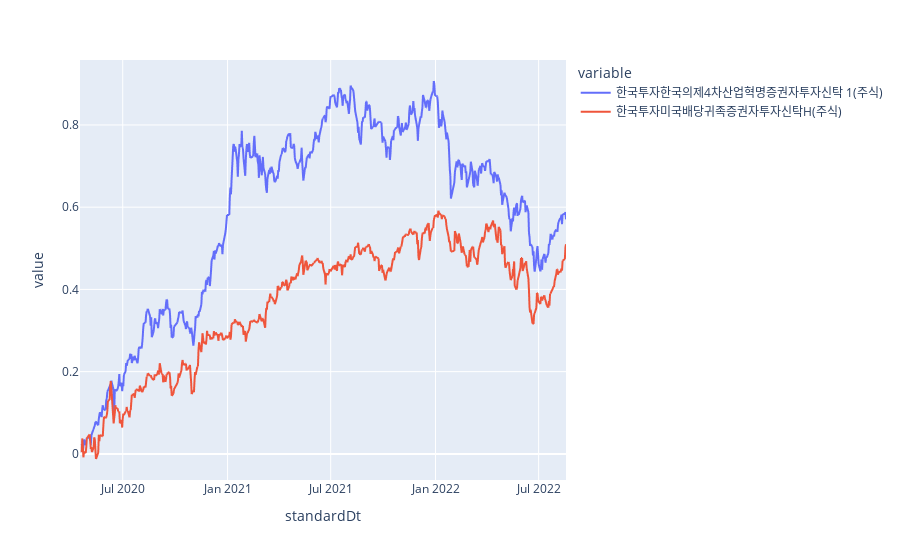

The notebook cell this image was saved under:
### Code cell
px.line(fundAB_cumret_df)

### Figure 1 — Plotly figure (JSON) as saved in the notebook; plotly's stock layout.template omitted (floating-point values rounded to 4 significant figures; data arrays with more than 128 entries replaced by an {"elided": "..."} marker saying what was removed)
{"data": [{"hovertemplate": "variable=한국투자한국의제4차산업혁명증권자투자신탁 1(주식)<br>standardDt=%{x}<br>value=%{y}<extra></extra>", "legendgroup": "한국투자한국의제4차산업혁명증권자투자신탁 1(주식)", "line": {"color": "#636efa", "dash": "solid"}, "marker": {"symbol": "circle"}, "mode": "lines", "name": "한국투자한국의제4차산업혁명증권자투자신탁 1(주식)", "showlegend": true, "type": "scattergl", "x": {"elided": "580 str values"}, "xaxis": "x", "y": {"elided": "580 float values"}, "yaxis": "y"}, {"hovertemplate": "variable=한국투자미국배당귀족증권자투자신탁H(주식)<br>standardDt=%{x}<br>value=%{y}<extra></extra>", "legendgroup": "한국투자미국배당귀족증권자투자신탁H(주식)", "line": {"color": "#EF553B", "dash": "solid"}, "marker": {"symbol": "circle"}, "mode": "lines", "name": "한국투자미국배당귀족증권자투자신탁H(주식)", "showlegend": true, "type": "scattergl", "x": {"elided": "580 str values"}, "xaxis": "x", "y": {"elided": "580 float values"}, "yaxis": "y"}], "layout": {"legend": {"title": {"text": "variable"}, "tracegroupgap": 0}, "margin": {"t": 60}, "xaxis": {"anchor": "y", "domain": [0, 1], "title": {"text": "standardDt"}}, "yaxis": {"anchor": "x", "domain": [0, 1], "title": {"text": "value"}}}}
